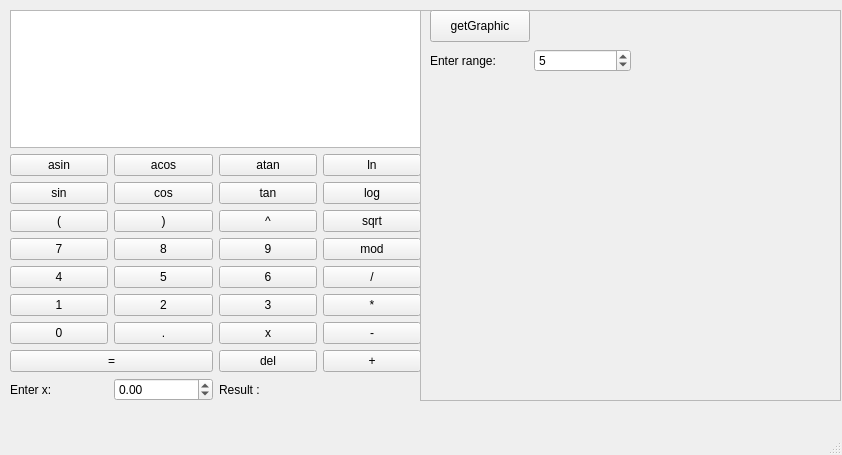
<?xml version="1.0" encoding="UTF-8"?>
<ui version="4.0">
 <class>MainWindow</class>
 <widget class="QMainWindow" name="MainWindow">
  <property name="geometry">
   <rect>
    <x>0</x>
    <y>0</y>
    <width>842</width>
    <height>455</height>
   </rect>
  </property>
  <property name="windowTitle">
   <string>MainWindow</string>
  </property>
  <widget class="QWidget" name="centralwidget">
   <widget class="QWidget" name="gridLayoutWidget">
    <property name="geometry">
     <rect>
      <x>10</x>
      <y>10</y>
      <width>411</width>
      <height>391</height>
     </rect>
    </property>
    <layout class="QGridLayout" name="gridLayout">
     <item row="7" column="3">
      <widget class="QPushButton" name="pushButton_minus">
       <property name="text">
        <string>-</string>
       </property>
      </widget>
     </item>
     <item row="4" column="0">
      <widget class="QPushButton" name="pushButton_seven">
       <property name="text">
        <string>7</string>
       </property>
      </widget>
     </item>
     <item row="8" column="3">
      <widget class="QPushButton" name="pushButton_plus">
       <property name="text">
        <string>+</string>
       </property>
      </widget>
     </item>
     <item row="4" column="2">
      <widget class="QPushButton" name="pushButton_nine">
       <property name="text">
        <string>9</string>
       </property>
      </widget>
     </item>
     <item row="1" column="2">
      <widget class="QPushButton" name="pushButton_atan">
       <property name="text">
        <string>atan</string>
       </property>
      </widget>
     </item>
     <item row="2" column="1">
      <widget class="QPushButton" name="pushButton_cos">
       <property name="text">
        <string>cos</string>
       </property>
      </widget>
     </item>
     <item row="2" column="2">
      <widget class="QPushButton" name="pushButton_tan">
       <property name="text">
        <string>tan</string>
       </property>
      </widget>
     </item>
     <item row="7" column="0">
      <widget class="QPushButton" name="pushButton_zero">
       <property name="text">
        <string>0</string>
       </property>
      </widget>
     </item>
     <item row="6" column="0">
      <widget class="QPushButton" name="pushButton_one">
       <property name="text">
        <string>1</string>
       </property>
      </widget>
     </item>
     <item row="3" column="2">
      <widget class="QPushButton" name="pushButton_pow">
       <property name="text">
        <string>^</string>
       </property>
      </widget>
     </item>
     <item row="4" column="1">
      <widget class="QPushButton" name="pushButton_eight">
       <property name="text">
        <string>8</string>
       </property>
      </widget>
     </item>
     <item row="3" column="1">
      <widget class="QPushButton" name="pushButton_openBrace">
       <property name="text">
        <string>)</string>
       </property>
      </widget>
     </item>
     <item row="8" column="2">
      <widget class="QPushButton" name="pushButton_delete">
       <property name="text">
        <string>del</string>
       </property>
      </widget>
     </item>
     <item row="6" column="1">
      <widget class="QPushButton" name="pushButton_two">
       <property name="text">
        <string>2</string>
       </property>
      </widget>
     </item>
     <item row="2" column="3">
      <widget class="QPushButton" name="pushButton_log">
       <property name="text">
        <string>log</string>
       </property>
      </widget>
     </item>
     <item row="7" column="1">
      <widget class="QPushButton" name="pushButton_dot">
       <property name="text">
        <string>.</string>
       </property>
      </widget>
     </item>
     <item row="5" column="2">
      <widget class="QPushButton" name="pushButton_six">
       <property name="text">
        <string>6</string>
       </property>
      </widget>
     </item>
     <item row="1" column="3">
      <widget class="QPushButton" name="pushButton_ln">
       <property name="text">
        <string>ln</string>
       </property>
      </widget>
     </item>
     <item row="9" column="2" colspan="2">
      <widget class="QLabel" name="labelResult">
       <property name="text">
        <string>Result : </string>
       </property>
      </widget>
     </item>
     <item row="9" column="1">
      <widget class="QDoubleSpinBox" name="doubleSpinBox">
       <property name="minimum">
        <double>-1000000.000000000000000</double>
       </property>
       <property name="maximum">
        <double>1000000.000000000000000</double>
       </property>
       <property name="singleStep">
        <double>0.100000000000000</double>
       </property>
      </widget>
     </item>
     <item row="4" column="3">
      <widget class="QPushButton" name="pushButton_mod">
       <property name="text">
        <string>mod</string>
       </property>
      </widget>
     </item>
     <item row="9" column="0">
      <widget class="QLabel" name="label">
       <property name="text">
        <string>Enter x:</string>
       </property>
      </widget>
     </item>
     <item row="5" column="1">
      <widget class="QPushButton" name="pushButton_five">
       <property name="text">
        <string>5</string>
       </property>
      </widget>
     </item>
     <item row="5" column="3">
      <widget class="QPushButton" name="pushButton_div">
       <property name="text">
        <string>/</string>
       </property>
      </widget>
     </item>
     <item row="3" column="3">
      <widget class="QPushButton" name="pushButton_sqrt">
       <property name="text">
        <string>sqrt</string>
       </property>
      </widget>
     </item>
     <item row="3" column="0">
      <widget class="QPushButton" name="pushButton_closedBrace">
       <property name="text">
        <string>(</string>
       </property>
      </widget>
     </item>
     <item row="7" column="2">
      <widget class="QPushButton" name="pushButton_x">
       <property name="text">
        <string>x</string>
       </property>
      </widget>
     </item>
     <item row="1" column="1">
      <widget class="QPushButton" name="pushButton_acos">
       <property name="text">
        <string>acos</string>
       </property>
      </widget>
     </item>
     <item row="2" column="0">
      <widget class="QPushButton" name="pushButton_sin">
       <property name="text">
        <string>sin</string>
       </property>
      </widget>
     </item>
     <item row="6" column="3">
      <widget class="QPushButton" name="pushButton_mul">
       <property name="text">
        <string>*</string>
       </property>
      </widget>
     </item>
     <item row="6" column="2">
      <widget class="QPushButton" name="pushButton_three">
       <property name="text">
        <string>3</string>
       </property>
      </widget>
     </item>
     <item row="1" column="0">
      <widget class="QPushButton" name="pushButton_asin">
       <property name="text">
        <string>asin</string>
       </property>
      </widget>
     </item>
     <item row="8" column="0" colspan="2">
      <widget class="QPushButton" name="pushButton_equalSign">
       <property name="text">
        <string>=</string>
       </property>
      </widget>
     </item>
     <item row="5" column="0">
      <widget class="QPushButton" name="pushButton_four">
       <property name="text">
        <string>4</string>
       </property>
      </widget>
     </item>
     <item row="0" column="0" colspan="4">
      <widget class="QTextEdit" name="inputText"/>
     </item>
    </layout>
   </widget>
   <widget class="QFrame" name="frame">
    <property name="geometry">
     <rect>
      <x>420</x>
      <y>10</y>
      <width>421</width>
      <height>391</height>
     </rect>
    </property>
    <property name="frameShape">
     <enum>QFrame::StyledPanel</enum>
    </property>
    <property name="frameShadow">
     <enum>QFrame::Raised</enum>
    </property>
    <widget class="QPushButton" name="pushButton_graph">
     <property name="geometry">
      <rect>
       <x>10</x>
       <y>0</y>
       <width>100</width>
       <height>32</height>
      </rect>
     </property>
     <property name="text">
      <string>getGraphic</string>
     </property>
    </widget>
    <widget class="QCustomPlot" name="widget" native="true">
     <property name="geometry">
      <rect>
       <x>10</x>
       <y>90</y>
       <width>421</width>
       <height>291</height>
      </rect>
     </property>
    </widget>
    <widget class="QWidget" name="horizontalLayoutWidget">
     <property name="geometry">
      <rect>
       <x>10</x>
       <y>30</y>
       <width>201</width>
       <height>41</height>
      </rect>
     </property>
     <layout class="QHBoxLayout" name="horizontalLayout">
      <item>
       <widget class="QLabel" name="labelRange">
        <property name="text">
         <string>Enter range:</string>
        </property>
       </widget>
      </item>
      <item>
       <widget class="QSpinBox" name="spinBox">
        <property name="maximum">
         <number>1000000</number>
        </property>
        <property name="value">
         <number>5</number>
        </property>
       </widget>
      </item>
     </layout>
    </widget>
   </widget>
  </widget>
  <widget class="QMenuBar" name="menubar">
   <property name="geometry">
    <rect>
     <x>0</x>
     <y>0</y>
     <width>842</width>
     <height>24</height>
    </rect>
   </property>
  </widget>
  <widget class="QStatusBar" name="statusbar"/>
 </widget>
 <customwidgets>
  <customwidget>
   <class>QCustomPlot</class>
   <extends>QWidget</extends>
   <header>qcustomplot.h</header>
   <container>1</container>
  </customwidget>
 </customwidgets>
 <resources/>
 <connections/>
</ui>
